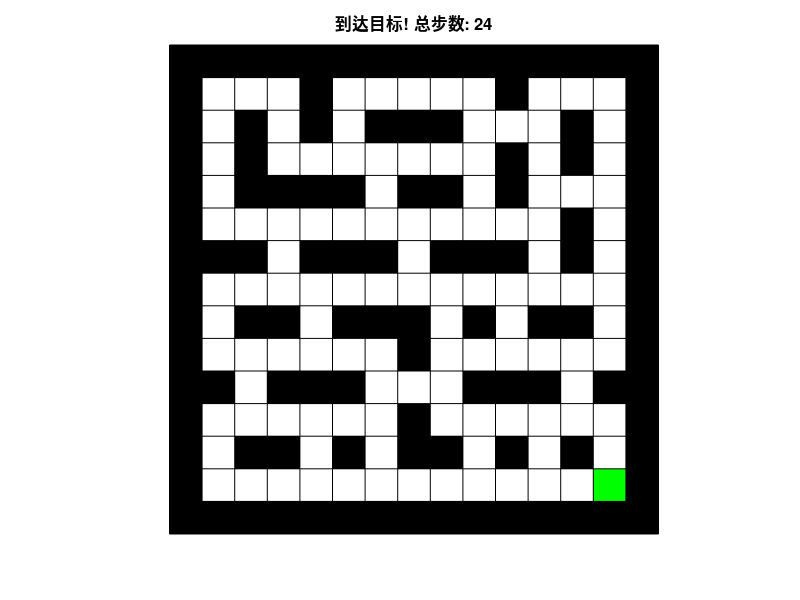
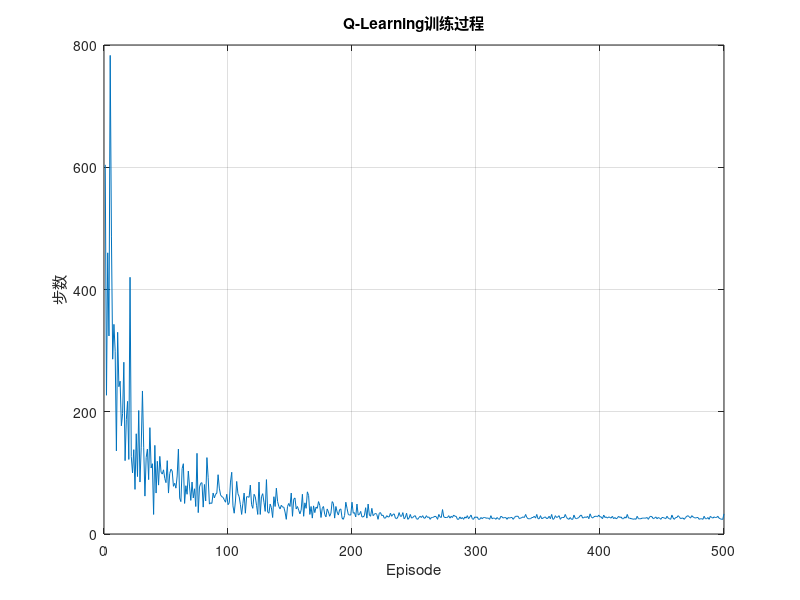

These figures' MATLAB source, in order:
function q_learning_main()
%% Q-Learning迷宫导航算法 - MATLAB版本
% 原始Python版本作者主页: https://blog.csdn.net/HYY_2000
% 转换为MATLAB版本

clear all;
close all;
clc;

%% 参数设置
episodes = 500;       % 迭代次数
epsilon = 0.1;        % 随机探索率
learning_rate = 0.1;  % 学习率
discount_factor = 0.9; % 折扣因子

%% 迷宫设置
% 15 x 15 迷宫 (1表示墙壁，0表示可通行)
maze = [
    1, 1, 1, 1, 1, 1, 1, 1, 1, 1, 1, 1, 1, 1, 1;
    1, 0, 0, 0, 1, 0, 0, 0, 0, 0, 1, 0, 0, 0, 1;
    1, 0, 1, 0, 1, 0, 1, 1, 1, 0, 0, 0, 1, 0, 1;
    1, 0, 1, 0, 0, 0, 0, 0, 0, 0, 1, 0, 1, 0, 1;
    1, 0, 1, 1, 1, 1, 0, 1, 1, 0, 1, 0, 0, 0, 1;
    1, 0, 0, 0, 0, 0, 0, 0, 0, 0, 0, 0, 1, 0, 1;
    1, 1, 1, 0, 1, 1, 1, 0, 1, 1, 1, 0, 1, 0, 1;
    1, 0, 0, 0, 0, 0, 0, 0, 0, 0, 0, 0, 0, 0, 1;
    1, 0, 1, 1, 0, 1, 1, 1, 0, 1, 0, 1, 1, 0, 1;
    1, 0, 0, 0, 0, 0, 0, 1, 0, 0, 0, 0, 0, 0, 1;
    1, 1, 0, 1, 1, 1, 0, 0, 0, 1, 1, 1, 0, 1, 1;
    1, 0, 0, 0, 0, 0, 0, 1, 0, 0, 0, 0, 0, 0, 1;
    1, 0, 1, 1, 0, 1, 0, 1, 1, 0, 1, 0, 1, 0, 1;
    1, 0, 0, 0, 0, 0, 0, 0, 0, 0, 0, 0, 0, 0, 1;
    1, 1, 1, 1, 1, 1, 1, 1, 1, 1, 1, 1, 1, 1, 1
];

% 迷宫尺寸
[maze_height, maze_width] = size(maze);

% 起始和结束位置
init_position = [2, 2];
end_position = [maze_height-1, maze_width-1];

%% Agent初始化
agent.state = init_position;
agent.actions = [1, 2, 3, 4]; % 1:上, 2:下, 3:左, 4:右

%% 初始化Q值表
Q_table = zeros(maze_height, maze_width, 4);

%% 主程序
fprintf('   Q-Learning 静态迷宫导航算法\n');

% 显示初始迷宫
visualize_maze(init_position, '初始状态', maze, end_position);

%% ==================== Q-Learning训练 ====================
fprintf('开始Q-Learning训练...\n');

% 记录训练过程
steps_history = zeros(episodes, 1);

for episode = 1:episodes
    agent.state = init_position;
    steps = 0;
    
    while ~isequal(agent.state, end_position)
        % 选择动作 (ε-贪婪策略)
        if rand() < epsilon
            action = randi(4);  % 随机探索
        else
            [~, action] = max(Q_table(agent.state(1), agent.state(2), :));  % 利用
        end
        
        % 计算新位置
        new_state = get_next_position(agent.state, action, maze_height, maze_width);
        
        % 计算奖励
        if maze(new_state(1), new_state(2)) == 1
            reward = -10; %撞墙惩罚
            new_state = agent.state; %撞墙后保持原位
        elseif isequal(new_state, end_position)
            reward = 100; %到达终点奖励
        else
            reward = -1; %正常移动
        end 
       % Q值更新 (Bellman方程)
       % 获取当前位置执行该动作的旧Q值
        current_q = Q_table(agent.state(1), agent.state(2), action);
        % 未来能获得的最大受益
        max_future_q = max(Q_table(new_state(1), new_state(2), :));
        % 计算新的Q值，基于前面的Q值
        new_q = current_q + learning_rate * (reward + discount_factor * max_future_q - current_q);
        % 更新Q表
        Q_table(agent.state(1), agent.state(2), action) = new_q;
        % 更新状态
        agent.state = new_state;
        steps = steps + 1;
        % 防止无限循环
        if steps > 1000
            break;
        end
    end
    
    steps_history(episode) = steps;
    
    % 输出训练进度
    if mod(episode, 100) == 0
        avg_steps = mean(steps_history(max(1,episode-99):episode));
        fprintf('Episode %d: 步数=%d, 最近100轮平均=%.1f\n', episode, steps, avg_steps);
    end
end

% 显示训练曲线
figure(2);
plot(steps_history);
xlabel('Episode');
ylabel('步数');
title('Q-Learning训练过程');
grid on;

fprintf('\n训练完成!\n');

%% ==================== 运行最优路径 ====================
run_optimal_path(agent, Q_table, init_position, end_position, maze, maze_height, maze_width);

%% ==================== 显示路径上的Q值 ====================
show_path_q_values(Q_table, init_position, end_position, maze, maze_height, maze_width);

fprintf('\n程序结束。\n');

end

%% ==================== 运行最优路径 ====================
function run_optimal_path(agent, Q_table, init_position, end_position, maze, maze_height, maze_width)
    fprintf('\n开始运行最优路径...\n');
    
    agent.state = init_position;
    step_count = 0;
    path = {};
    max_steps = 200;
    
    % 记录访问过的位置（避免循环）
    visited = zeros(maze_height, maze_width);
    
    while ~isequal(agent.state, end_position) && step_count < max_steps
        visited(agent.state(1), agent.state(2)) = visited(agent.state(1), agent.state(2)) + 1;
        
        % 根据Q值选择最优动作
        action = choose_best_action(agent.state, Q_table, maze, maze_height, maze_width, visited);
        
        % 更新位置
        new_state = get_next_position(agent.state, action, maze_height, maze_width);
        
        % 检查是否撞墙
        if maze(new_state(1), new_state(2)) == 1
            new_state = agent.state;
        end
        
        % 记录路径
        path{end+1} = get_direction_name(action);
        step_count = step_count + 1;
        
        % 可视化
        title_str = sprintf('步骤 %d: 向%s移动', step_count, get_direction_name(action));
        visualize_maze(new_state, title_str, maze, end_position);
        pause(0.3);
        
        agent.state = new_state;
    end
    
    % 显示结果
    if isequal(agent.state, end_position)
        visualize_maze(agent.state, sprintf('到达目标! 总步数: %d', step_count), maze, end_position);
        fprintf('最优路径 (%d 步): ', step_count);
    else
        visualize_maze(agent.state, sprintf('未到达目标! 步数: %d', step_count), maze, end_position);
        fprintf('路径 (%d 步，未到达终点): ', step_count);
    end
    
    for i = 1:length(path)
        fprintf('%s ', path{i});
    end
    fprintf('\n');
end

%% ==================== 显示路径上Q值 ====================
function show_path_q_values(Q_table, init_position, end_position, maze, maze_height, maze_width)
    fprintf('\n╔══════════════════════════════════════════════════════════════════════════════╗\n');
    fprintf('║                    最优路径上每一步的Q值详情                                  ║\n');
    fprintf('╚══════════════════════════════════════════════════════════════════════════════╝\n\n');
    
    state = init_position;
    step = 0;
    visited = zeros(maze_height, maze_width);
    action_names = {'上', '下', '左', '右'};
    
    fprintf('步骤  当前位置   Q(上)      Q(下)      Q(左)      Q(右)     选择动作   下一位置\n');
    fprintf('─────────────────────────────────────────────────────────────────────────────────\n');
    
    while ~isequal(state, end_position) && step < 50
        visited(state(1), state(2)) = visited(state(1), state(2)) + 1;
        
        % 获取Q值
        q_vals = squeeze(Q_table(state(1), state(2), :));
        
        % 选择最优动作
        action = choose_best_action(state, Q_table, maze, maze_height, maze_width, visited);
        
        % 计算下一位置
        new_state = get_next_position(state, action, maze_height, maze_width);
        if maze(new_state(1), new_state(2)) == 1
            new_state = state;
        end
        
        step = step + 1;
        
        % 标记被选中的Q值
        q_strs = cell(1, 4);
        for a = 1:4
            if a == action
                q_strs{a} = sprintf('[%6.2f]', q_vals(a));  % 方括号标记选中的
            else
                q_strs{a} = sprintf(' %6.2f ', q_vals(a));
            end
        end
        
        fprintf(' %2d    (%2d,%2d)  %s  %s  %s  %s   → %s    (%2d,%2d)\n', ...
            step, state(1), state(2), ...
            q_strs{1}, q_strs{2}, q_strs{3}, q_strs{4}, ...
            action_names{action}, new_state(1), new_state(2));
        
        state = new_state;
    end
    
    fprintf('─────────────────────────────────────────────────────────────────────────────────\n');
    fprintf('\n★ 方括号 [ ] 表示被选中的动作（Q值最大的方向）\n');
    fprintf('★ Q值越大 = AI越认为这个方向好\n');
    fprintf('★ 每一步都选Q值最大的方向 → 形成最优路径\n');
end

%% ==================== 选择最优动作（避免循环） ====================
function action = choose_best_action(state, Q_table, maze, maze_height, maze_width, visited)
    q_values = squeeze(Q_table(state(1), state(2), :));
    
    % 对访问过的位置进行惩罚
    directions = [-1,0; 1,0; 0,-1; 0,1];
    adjusted_q = q_values;
    
    for a = 1:4
        next_pos = state + directions(a,:);
        next_pos = max(min(next_pos, [maze_height, maze_width]), [1, 1]);
        
        if maze(next_pos(1), next_pos(2)) == 0
            % 访问次数越多，惩罚越大
            adjusted_q(a) = adjusted_q(a) - visited(next_pos(1), next_pos(2)) * 10;
        else
            adjusted_q(a) = -inf;  % 墙壁
        end
    end
    
    [~, action] = max(adjusted_q);
end

%% ==================== 辅助函数 ====================
function new_state = get_next_position(current_state, action, maze_height, maze_width)
    row = current_state(1);
    col = current_state(2);
    
    switch action
        case 1, row = max(row - 1, 1);           % 上
        case 2, row = min(row + 1, maze_height); % 下
        case 3, col = max(col - 1, 1);           % 左
        case 4, col = min(col + 1, maze_width);  % 右
    end
    
    new_state = [row, col];
end

function direction = get_direction_name(action)
    directions = {'上', '下', '左', '右'};
    direction = directions{action};
end

%% ==================== 可视化迷宫 ====================
function visualize_maze(agent_pos, title_str, maze, end_position)
    figure(1);
    clf;
    
    [m, n] = size(maze);
    img = ones(m, n, 3);
    
    for i = 1:m
        for j = 1:n
            if maze(i,j) == 1
                img(i,j,:) = [0, 0, 0];  % 墙壁 = 黑色
            else
                img(i,j,:) = [1, 1, 1];  % 通道 = 白色
            end
        end
    end
    
    img(end_position(1), end_position(2), :) = [1, 0, 0];  % 目标 = 红色
    img(agent_pos(1), agent_pos(2), :) = [0, 1, 0];        % 智能体 = 绿色
    
    imshow(img, 'InitialMagnification', 'fit');
    axis equal tight;
    title(title_str, 'FontSize', 12);
    
    % 添加网格
    hold on;
    for i = 0.5:1:m+0.5
        plot([0.5, n+0.5], [i, i], 'k-', 'LineWidth', 0.5);
    end
    for j = 0.5:1:n+0.5
        plot([j, j], [0.5, m+0.5], 'k-', 'LineWidth', 0.5);
    end
    hold off;
    
    drawnow;
end
